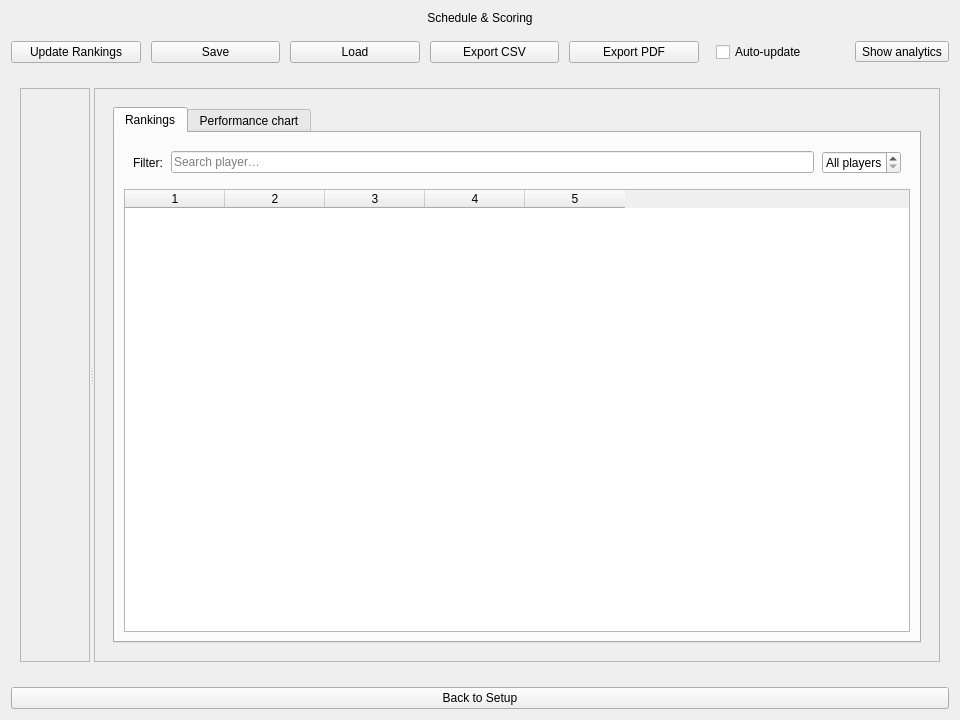
<?xml version="1.0" encoding="UTF-8"?>
<ui version="4.0">
 <class>ScorePage</class>
 <widget class="QWidget" name="ScorePage">
  <property name="geometry">
   <rect>
    <x>0</x>
    <y>0</y>
    <width>960</width>
    <height>720</height>
   </rect>
  </property>
  <layout class="QVBoxLayout" name="mainLayout">
   <property name="spacing">
    <number>16</number>
   </property>
   <item>
    <widget class="QLabel" name="title_label">
      <property name="text">
        <string>Schedule &amp; Scoring</string>
      </property>
      <property name="alignment">
        <set>Qt::AlignCenter</set>
      </property>
    </widget>
   </item>
   <item>
    <layout class="QHBoxLayout" name="controlsLayout">
     <property name="spacing">
      <number>10</number>
     </property>
     <item>
      <widget class="QPushButton" name="update_button">
       <property name="text">
        <string>Update Rankings</string>
       </property>
      </widget>
     </item>
     <item>
      <widget class="QPushButton" name="save_button">
       <property name="text">
        <string>Save</string>
       </property>
      </widget>
     </item>
     <item>
      <widget class="QPushButton" name="load_button">
       <property name="text">
        <string>Load</string>
       </property>
      </widget>
     </item>
     <item>
      <widget class="QPushButton" name="csv_button">
       <property name="text">
        <string>Export CSV</string>
       </property>
      </widget>
     </item>
     <item>
      <widget class="QPushButton" name="pdf_button">
       <property name="text">
        <string>Export PDF</string>
       </property>
      </widget>
     </item>
     <item>
      <spacer name="controlsSpacer">
       <property name="orientation">
        <enum>Qt::Horizontal</enum>
       </property>
      </spacer>
     </item>
     <item>
      <widget class="QCheckBox" name="auto_checkbox">
       <property name="text">
        <string>Auto-update</string>
       </property>
      </widget>
     </item>
     <item>
      <widget class="QToolButton" name="analytics_toggle">
       <property name="text">
        <string>Show analytics</string>
       </property>
       <property name="checkable">
        <bool>true</bool>
       </property>
      </widget>
     </item>
    </layout>
   </item>
   <item>
    <widget class="QStackedWidget" name="layout_stack">
     <property name="currentIndex">
      <number>0</number>
     </property>
     <widget class="QWidget" name="desktop_container">
      <layout class="QVBoxLayout" name="desktopLayout">
       <property name="contentsMargins">
        <rect>
         <x>0</x>
         <y>0</y>
         <width>0</width>
         <height>0</height>
        </rect>
       </property>
       <item>
        <widget class="QSplitter" name="splitter">
         <property name="orientation">
          <enum>Qt::Horizontal</enum>
         </property>
         <widget class="QScrollArea" name="scroll_area">
          <property name="widgetResizable">
           <bool>true</bool>
          </property>
          <widget class="QWidget" name="matches_host">
           <layout class="QVBoxLayout" name="matches_layout">
            <property name="spacing">
             <number>12</number>
            </property>
            <property name="contentsMargins">
             <rect>
              <x>24</x>
              <y>16</y>
              <width>24</width>
              <height>32</height>
             </rect>
            </property>
           </layout>
          </widget>
         </widget>
         <widget class="QFrame" name="summary_frame">
          <property name="frameShape">
           <enum>QFrame::StyledPanel</enum>
          </property>
          <layout class="QVBoxLayout" name="summaryLayout">
           <property name="spacing">
            <number>0</number>
           </property>
           <property name="contentsMargins">
            <rect>
             <x>12</x>
             <y>12</y>
             <width>12</width>
             <height>24</height>
            </rect>
           </property>
           <item>
            <widget class="QStackedWidget" name="summary_stack">
             <property name="currentIndex">
              <number>0</number>
             </property>
             <widget class="QWidget" name="analytics_page">
              <layout class="QVBoxLayout" name="analyticsLayout">
               <item>
                <widget class="QTabWidget" name="analytics_tabs">
                 <property name="currentIndex">
                  <number>0</number>
                 </property>
                 <widget class="QWidget" name="rankings_tab">
                  <attribute name="title">
                   <string>Rankings</string>
                  </attribute>
                  <layout class="QVBoxLayout" name="rankingsLayout">
                   <item>
                    <widget class="QWidget" name="filter_widget">
                     <layout class="QHBoxLayout" name="filterLayout">
                      <property name="contentsMargins">
                       <rect>
                        <x>0</x>
                        <y>5</y>
                        <width>0</width>
                        <height>5</height>
                       </rect>
                      </property>
                      <property name="spacing">
                       <number>8</number>
                      </property>
                      <item>
                       <widget class="QLabel" name="filter_label">
                        <property name="text">
                         <string>Filter:</string>
                        </property>
                       </widget>
                      </item>
                      <item>
                       <widget class="QLineEdit" name="search_input">
                        <property name="placeholderText">
                         <string>Search player…</string>
                        </property>
                       </widget>
                      </item>
                      <item>
                       <widget class="QSpinBox" name="top_spin">
                        <property name="specialValueText">
                         <string>All players</string>
                        </property>
                        <property name="prefix">
                         <string>Top </string>
                        </property>
                        <property name="minimum">
                         <number>0</number>
                        </property>
                        <property name="maximum">
                         <number>999</number>
                        </property>
                       </widget>
                      </item>
                     </layout>
                    </widget>
                   </item>
                   <item>
                    <widget class="QTableWidget" name="rank_table">
                     <property name="columnCount">
                      <number>5</number>
                     </property>
                     <property name="alternatingRowColors">
                      <bool>true</bool>
                     </property>
                     <property name="horizontalScrollBarPolicy">
                      <enum>Qt::ScrollBarAsNeeded</enum>
                     </property>
                     <property name="verticalScrollBarPolicy">
                      <enum>Qt::ScrollBarAsNeeded</enum>
                     </property>
                    </widget>
                   </item>
                  </layout>
                 </widget>
                 <widget class="QWidget" name="plot_tab">
                  <attribute name="title">
                   <string>Performance chart</string>
                  </attribute>
                  <layout class="QGridLayout" name="plotLayout">
                   <property name="horizontalSpacing">
                    <number>16</number>
                   </property>
                   <property name="verticalSpacing">
                    <number>12</number>
                   </property>
                   <property name="contentsMargins">
                    <rect>
                     <x>16</x>
                     <y>12</y>
                     <width>16</width>
                     <height>12</height>
                    </rect>
                   </property>
                   <item row="0" column="0" colspan="2">
                    <widget class="QLabel" name="plot_label">
                     <property name="text">
                      <string>Graph players</string>
                     </property>
                    </widget>
                   </item>
                   <item row="1" column="0">
                    <widget class="QListWidget" name="player_list"/>
                   </item>
                   <item row="1" column="1">
                    <widget class="QWidget" name="plot_placeholder">
                     <layout class="QVBoxLayout" name="plotPlaceholderLayout">
                      <property name="contentsMargins">
                       <rect>
                        <x>0</x>
                        <y>0</y>
                        <width>0</width>
                        <height>0</height>
                       </rect>
                      </property>
                     </layout>
                    </widget>
                   </item>
                  </layout>
                 </widget>
                </widget>
               </item>
              </layout>
             </widget>
             <widget class="QWidget" name="analytics_cover">
              <layout class="QVBoxLayout" name="coverLayout">
               <property name="contentsMargins">
                <rect>
                 <x>24</x>
                 <y>24</y>
                 <width>24</width>
                 <height>24</height>
                </rect>
               </property>
               <item>
                <spacer name="coverTopSpacer">
                 <property name="orientation">
                  <enum>Qt::Vertical</enum>
                 </property>
                </spacer>
               </item>
               <item>
                <widget class="QLabel" name="cover_label">
                 <property name="text">
                  <string>Analytics are hidden</string>
                 </property>
                 <property name="alignment">
                  <set>Qt::AlignCenter</set>
                 </property>
                 <property name="wordWrap">
                  <bool>true</bool>
                 </property>
                </widget>
               </item>
               <item>
                <widget class="QLabel" name="cover_hint">
                 <property name="text">
                  <string>Use &apos;Show analytics&apos; to reveal rankings and charts again.</string>
                 </property>
                 <property name="alignment">
                  <set>Qt::AlignCenter</set>
                 </property>
                 <property name="wordWrap">
                  <bool>true</bool>
                 </property>
                </widget>
               </item>
               <item>
                <spacer name="coverBottomSpacer">
                 <property name="orientation">
                  <enum>Qt::Vertical</enum>
                 </property>
                </spacer>
               </item>
              </layout>
             </widget>
            </widget>
           </item>
          </layout>
         </widget>
        </widget>
       </item>
      </layout>
     </widget>
     <widget class="QWidget" name="mobile_container">
      <layout class="QVBoxLayout" name="mobile_layout">
       <property name="contentsMargins">
        <rect>
         <x>0</x>
         <y>0</y>
         <width>0</width>
         <height>0</height>
        </rect>
       </property>
       <property name="spacing">
        <number>12</number>
       </property>
      </layout>
     </widget>
    </widget>
   </item>
   <item>
    <widget class="QPushButton" name="back_button">
     <property name="text">
      <string>Back to Setup</string>
     </property>
    </widget>
   </item>
  </layout>
 </widget>
 <resources/>
 <connections/>
</ui>
